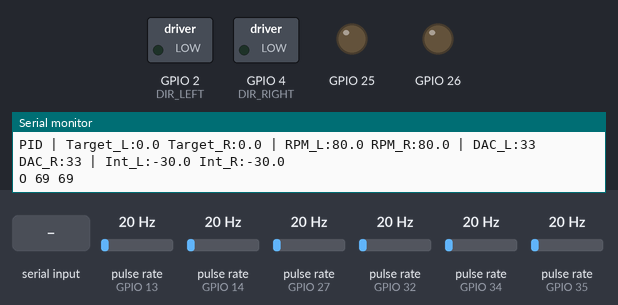
A sketch run on a simulated ESP32. On the bench: switched loads named in the sketch (green lamp = pin HIGH), output pins drawn as LEDs (lit = HIGH), the last lines printed to the serial monitor. Wiring (inferred from the names in the program): 6 × pulse sensor: data GPIO 13 / data GPIO 14 / data GPIO 27 / data GPIO 32 / data GPIO 34 / data GPIO 35. Dashed ring = blinking. The inputs (shaded band) are chosen by the test bench; at power-on: pulse rate (sensors on GPIO 13, GPIO 32, GPIO 27, GPIO 14, GPIO 34, GPIO 35) 20 Hz.

Above: at 1.2 s.
1.3 s: pulse rate (sensor on GPIO 13) set to 50 Hz
4.3 s: pulse rate (sensor on GPIO 32) set to 100 Hz
7.3 s: "V  45\n" received over Serial
At 8.2 s:
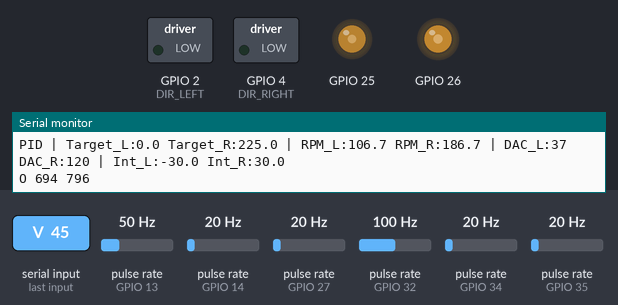
8.8 s: pulse rate (sensor on GPIO 27) set to 50 Hz
At 10.19 s:
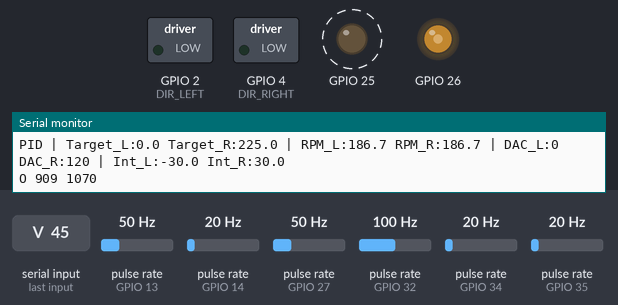
11.8 s: pulse rate (sensor on GPIO 14) set to 100 Hz
At 12.9 s:
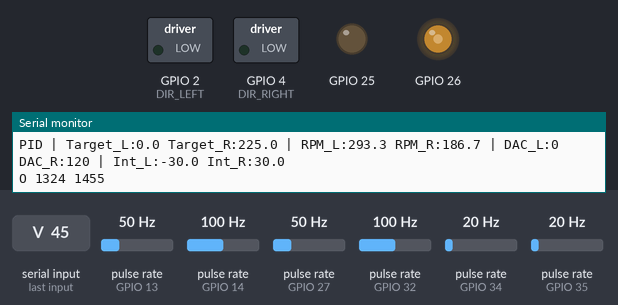
13.3 s: pulse rate (sensor on GPIO 34) set to 100 Hz
At 13.54 s:
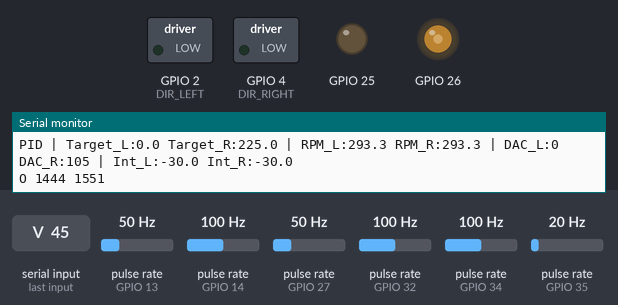
Timing chart, 0 to 17.3 s (numbered marks = the images above; inputs shaded):
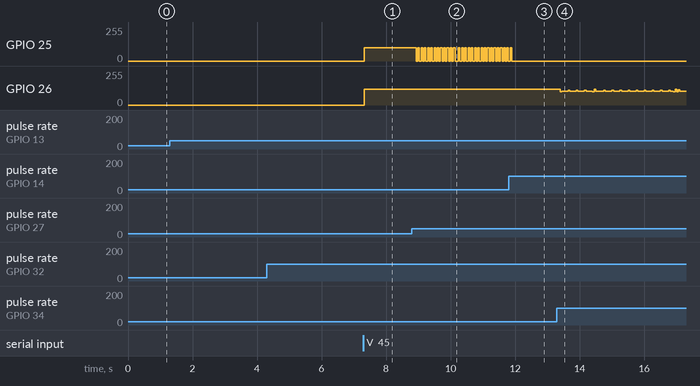

Measured:
- after the input at 7.3 s, GPIO 25: 0/255 → 100/255 at once; GPIO 26: 0/255 → 120/255 at once
- after the input at 8.8 s, GPIO 25: alternates 100/255 for 0.05 s and 0/255 for 0.05 s, starting after 0.14 s
- after the input at 11.8 s, GPIO 25: goes on until 11.9 s, then stays 0/255

The sketch:

reverse_esp32.ino
```cpp
#include "driver/dac.h"

#define HALL_RA 32
#define HALL_RB 34
#define HALL_RC 35
#define HALL_LA 13
#define HALL_LB 14
#define HALL_LC 27

#define DIR_LEFT GPIO_NUM_2    // Direction control for left motor
#define DIR_RIGHT GPIO_NUM_4   // Direction control for right motor

#define THROTTLE_L DAC_CHANNEL_1
#define THROTTLE_R DAC_CHANNEL_2

#define DAC_MIN    100
#define DAC_MAX    120
#define POLE_PAIRS 15

// ===== OPTIMIZED PID GAINS =====
#define KP 2.5      // Proportional gain
#define KI 0.25     // Integral gain (reduced to prevent spinning)
#define KD 0.8      // Derivative gain

// Left motor PID state
float targetRPM_L = 0;
float currentRPM_L = 0;
float error_L = 0;
float prev_error_L = 0;
float integral_L = 0;
bool movingForward_L = true;

// Right motor PID state
float targetRPM_R = 0;
float currentRPM_R = 0;
float error_R = 0;
float prev_error_R = 0;
float integral_R = 0;
bool movingForward_R = true;

// Current DAC values
int currentDAC_L = 0;
int currentDAC_R = 0;

#define PID_UPDATE_MS 50  // update PID every 50ms
uint32_t lastPID = 0;

volatile long leftTicks   = 0;
volatile long rightTicks  = 0;
volatile uint32_t leftPulses  = 0;
volatile uint32_t rightPulses = 0;

uint32_t lastPrint = 0;

// ===== HALL SENSOR ISR WITH DIRECTION SUPPORT =====
void IRAM_ATTR leftISR()  {
  leftPulses++;
  if (movingForward_L) {
    leftTicks++;
  } else {
    leftTicks--;  // Negative ticks when reversed
  }
}

void IRAM_ATTR rightISR() {
  rightPulses++;
  if (movingForward_R) {
    rightTicks++;
  } else {
    rightTicks--;  // Negative ticks when reversed
  }
}

// ===== SET DAC VOLTAGE =====
void setDAC(int l, int r) {
  if (l == 0) dac_output_voltage(THROTTLE_L, 0);
  else        dac_output_voltage(THROTTLE_L, constrain(l, DAC_MIN, DAC_MAX));
  if (r == 0) dac_output_voltage(THROTTLE_R, 0);
  else        dac_output_voltage(THROTTLE_R, constrain(r, DAC_MIN, DAC_MAX));
}

// ===== SET MOTOR DIRECTION =====
void setDirection(bool isLeft, bool forward) {
  if (isLeft) {
    digitalWrite(DIR_LEFT, forward ? 0 : 1);
    movingForward_L = forward;
  } else {
    digitalWrite(DIR_RIGHT, forward ? 0 : 1);
    movingForward_R = forward;
  }
}

// ===== PID CALCULATION =====
int calculatePID(float targetRPM, float currentRPM,
                 float &error, float &prev_error, float &integral) {

  // Calculate error
  error = targetRPM - currentRPM;

  // Proportional term
  float P = KP * error;

  // Integral term with anti-windup
  integral += error;
  if (integral > 30) integral = 30;
  if (integral < -30) integral = -30;

  // Decay integral when close to target
  if (abs(error) < 0.5) {
    integral = integral * 0.9;
  }

  float I = KI * integral;

  // Derivative term
  float D = KD * (error - prev_error);
  prev_error = error;

  // Combine all terms
  float totalAdjustment = P + I + D;
  int dacAdjustment = (int)(totalAdjustment * 0.25);

  // Calculate base DAC from target RPM
  int baseDAC = 100 + (int)((targetRPM / 50.0) * 11.0);

  // Apply adjustment
  int newDAC = baseDAC + dacAdjustment;
  return constrain(newDAC, 0, DAC_MAX);
}

void setup() {
  Serial.begin(115200);
  Serial.setTimeout(50);

  // ===== HALL SENSOR PINS =====
  pinMode(HALL_LA, INPUT);
  pinMode(HALL_LB, INPUT);
  pinMode(HALL_LC, INPUT);
  pinMode(HALL_RA, INPUT);
  pinMode(HALL_RB, INPUT);
  pinMode(HALL_RC, INPUT);

  // ===== DIRECTION PINS =====
  pinMode(DIR_LEFT, OUTPUT);
  pinMode(DIR_RIGHT, OUTPUT);
  digitalWrite(DIR_LEFT, 0);   // Start forward
  digitalWrite(DIR_RIGHT, 0);  // Start forward

  // ===== HALL SENSOR INTERRUPTS =====
  attachInterrupt(digitalPinToInterrupt(HALL_LA), leftISR,  RISING);
  attachInterrupt(digitalPinToInterrupt(HALL_LB), leftISR,  RISING);
  attachInterrupt(digitalPinToInterrupt(HALL_LC), leftISR,  RISING);
  attachInterrupt(digitalPinToInterrupt(HALL_RA), rightISR, RISING);
  attachInterrupt(digitalPinToInterrupt(HALL_RB), rightISR, RISING);
  attachInterrupt(digitalPinToInterrupt(HALL_RC), rightISR, RISING);

  // ===== DAC SETUP =====
  dac_output_enable(THROTTLE_L);
  dac_output_enable(THROTTLE_R);
  setDAC(0, 0);

  Serial.println("\n========================================");
  Serial.println("   ARGO MINI PID MOTOR CONTROLLER v3");
  Serial.println("   Forward/Reverse with Negative Odometry");
  Serial.println("========================================");
  Serial.println("Commands:");
  Serial.println("  V <dac_l> <dac_r>  (negative=reverse)");
  Serial.println("  Example: V 5 5      (both forward)");
  Serial.println("  Example: V -5 5     (left reverse, right forward)");
  Serial.println("  S                   (stop)");
  Serial.println("========================================\n");
}

void loop() {
  uint32_t now = millis();

  // ===== SERIAL COMMAND HANDLER =====
  if (Serial.available()) {
    String line = Serial.readStringUntil('\n');
    line.trim();

    if (line.startsWith("V ")) {
      int spaceIdx = line.indexOf(' ', 2);
      if (spaceIdx > 0) {
        int dacL = line.substring(2, spaceIdx).toInt();
        int dacR = line.substring(spaceIdx + 1).toInt();

        // ===== LEFT MOTOR =====
        if (dacL > 0) {
          setDirection(true, true);  // Forward
          targetRPM_L = (dacL) * 5.0;
        } else if (dacL < 0) {
          setDirection(true, false); // Reverse
          targetRPM_L = (abs(dacL)) * 5.0;
        } else {
          targetRPM_L = 0;
        }

        // ===== RIGHT MOTOR =====
        if (dacR > 0) {
          setDirection(false, true);  // Forward
          targetRPM_R = (dacR) * 5.0;
        } else if (dacR < 0) {
          setDirection(false, false); // Reverse
          targetRPM_R = (abs(dacR)) * 5.0;
        } else {
          targetRPM_R = 0;
        }

        Serial.printf("[CMD] V %d %d -> DAC_L=%d(%s) DAC_R=%d(%s) RPM_L=%.1f RPM_R=%.1f\n",
          dacL, dacR, currentDAC_L, movingForward_L ? "FWD" : "REV",
          currentDAC_R, movingForward_R ? "FWD" : "REV", targetRPM_L, targetRPM_R);
      }
    }
    else if (line == "S") {
      targetRPM_L = 0;
      targetRPM_R = 0;
      currentDAC_L = 0;
      currentDAC_R = 0;
      integral_L = 0;
      integral_R = 0;
      error_L = 0;
      error_R = 0;
      prev_error_L = 0;
      prev_error_R = 0;
      setDAC(0, 0);
      setDirection(true, true);
      setDirection(false, true);
      Serial.println("[CMD] STOP");
    }
  }

  // ===== RESET PID WHEN IDLE =====
  if (targetRPM_L == 0 && targetRPM_R == 0) {
    integral_L = 0;
    integral_R = 0;
    error_L = 0;
    error_R = 0;
    prev_error_L = 0;
    prev_error_R = 0;
    currentDAC_L = 0;
    currentDAC_R = 0;
    setDAC(0, 0);
  }

  // ===== PID UPDATE LOOP =====
  if (now - lastPID >= PID_UPDATE_MS) {
    float elapsed = (now - lastPID) / 1000.0;
    lastPID = now;

    noInterrupts();
    uint32_t lp = leftPulses;  leftPulses = 0;
    uint32_t rp = rightPulses; rightPulses = 0;
    interrupts();

    // Calculate actual RPM from hall sensor pulses
    currentRPM_L = (lp / elapsed) * 60.0 / (POLE_PAIRS * 3);
    currentRPM_R = (rp / elapsed) * 60.0 / (POLE_PAIRS * 3);

    // Apply PID
    currentDAC_L = calculatePID(targetRPM_L, currentRPM_L,
                                error_L, prev_error_L, integral_L);
    currentDAC_R = calculatePID(targetRPM_R, currentRPM_R,
                                error_R, prev_error_R, integral_R);

    // Send to motors
    setDAC(currentDAC_L, currentDAC_R);

    // DEBUG OUTPUT
    Serial.printf("PID | Target_L:%.1f Target_R:%.1f | RPM_L:%.1f RPM_R:%.1f | DAC_L:%d DAC_R:%d | Int_L:%.1f Int_R:%.1f\n",
                  targetRPM_L, targetRPM_R, currentRPM_L, currentRPM_R,
                  currentDAC_L, currentDAC_R, integral_L, integral_R);
  }

  // ===== ODOMETRY & RPM PUBLISH =====
  if (now - lastPrint >= 50) {
    float elapsed = (now - lastPrint) / 1000.0;

    noInterrupts();
    long lt = leftTicks;
    long rt = rightTicks;
    interrupts();

    // Odometry with signed ticks (negative when reversing)
    Serial.printf("O %ld %ld\n", lt, rt);

    // RPM every 500ms
    if (now % 500 < 50) {
      Serial.printf("R %.1f %.1f\n", currentRPM_L, currentRPM_R);
    }

    lastPrint = now;
  }
}
```
